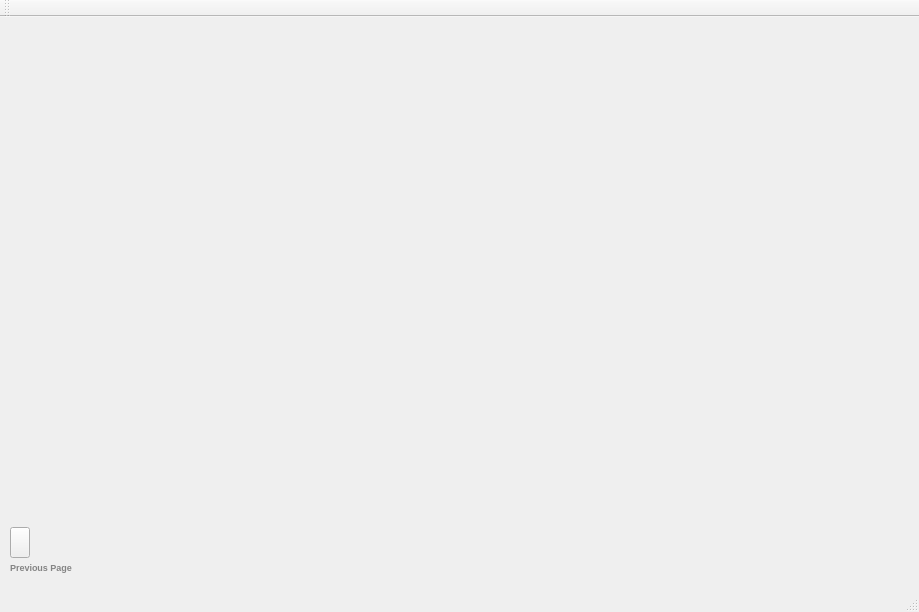
<?xml version="1.0" encoding="UTF-8"?>
<ui version="4.0">
 <class>DisplayBloodClass</class>
 <widget class="QMainWindow" name="DisplayBloodClass">
  <property name="geometry">
   <rect>
    <x>0</x>
    <y>0</y>
    <width>919</width>
    <height>612</height>
   </rect>
  </property>
  <property name="windowTitle">
   <string>Blood Bank Management System</string>
  </property>
  <property name="windowIcon">
   <iconset resource="RecipientReg.qrc">
    <normaloff>:/RecipientReg/toppng.com-blood-donation-png-picture-blood-donation-logo-3209x3905.png</normaloff>:/RecipientReg/toppng.com-blood-donation-png-picture-blood-donation-logo-3209x3905.png</iconset>
  </property>
  <property name="styleSheet">
   <string notr="true"/>
  </property>
  <widget class="QWidget" name="centralWidget">
   <widget class="QLabel" name="pack">
    <property name="geometry">
     <rect>
      <x>0</x>
      <y>0</y>
      <width>921</width>
      <height>561</height>
     </rect>
    </property>
    <property name="styleSheet">
     <string notr="true">background-image:url(:/RecipientReg/bloodd.jpg);</string>
    </property>
    <property name="text">
     <string/>
    </property>
    <property name="pixmap">
     <pixmap resource="RecipientReg.qrc">:/RecipientReg/data.jpg</pixmap>
    </property>
    <property name="scaledContents">
     <bool>true</bool>
    </property>
   </widget>
   <widget class="QPushButton" name="back">
    <property name="geometry">
     <rect>
      <x>10</x>
      <y>510</y>
      <width>20</width>
      <height>31</height>
     </rect>
    </property>
    <property name="cursor">
     <cursorShape>PointingHandCursor</cursorShape>
    </property>
    <property name="styleSheet">
     <string notr="true">border-image:url(:/RecipientReg/arrow.png);</string>
    </property>
    <property name="text">
     <string/>
    </property>
   </widget>
   <widget class="QLabel" name="label_2">
    <property name="geometry">
     <rect>
      <x>10</x>
      <y>540</y>
      <width>71</width>
      <height>20</height>
     </rect>
    </property>
    <property name="font">
     <font>
      <pointsize>7</pointsize>
      <bold>true</bold>
     </font>
    </property>
    <property name="cursor">
     <cursorShape>ArrowCursor</cursorShape>
    </property>
    <property name="styleSheet">
     <string notr="true">color:rgb(132, 132, 132)</string>
    </property>
    <property name="text">
     <string>Previous Page</string>
    </property>
   </widget>
  </widget>
  <widget class="QMenuBar" name="menuBar">
   <property name="geometry">
    <rect>
     <x>0</x>
     <y>0</y>
     <width>919</width>
     <height>22</height>
    </rect>
   </property>
  </widget>
  <widget class="QToolBar" name="mainToolBar">
   <attribute name="toolBarArea">
    <enum>TopToolBarArea</enum>
   </attribute>
   <attribute name="toolBarBreak">
    <bool>false</bool>
   </attribute>
  </widget>
  <widget class="QStatusBar" name="statusBar"/>
 </widget>
 <layoutdefault spacing="6" margin="11"/>
 <resources>
  <include location="RecipientReg.qrc"/>
 </resources>
 <connections/>
</ui>
